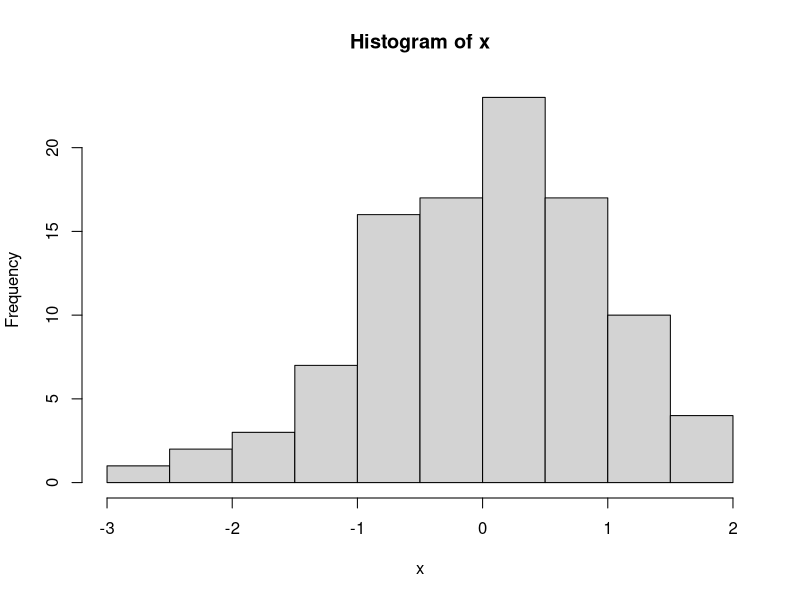
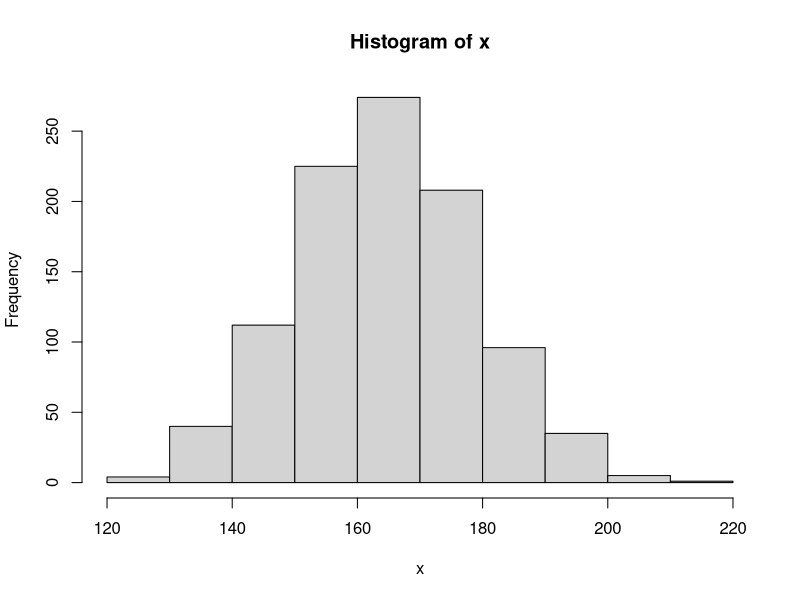
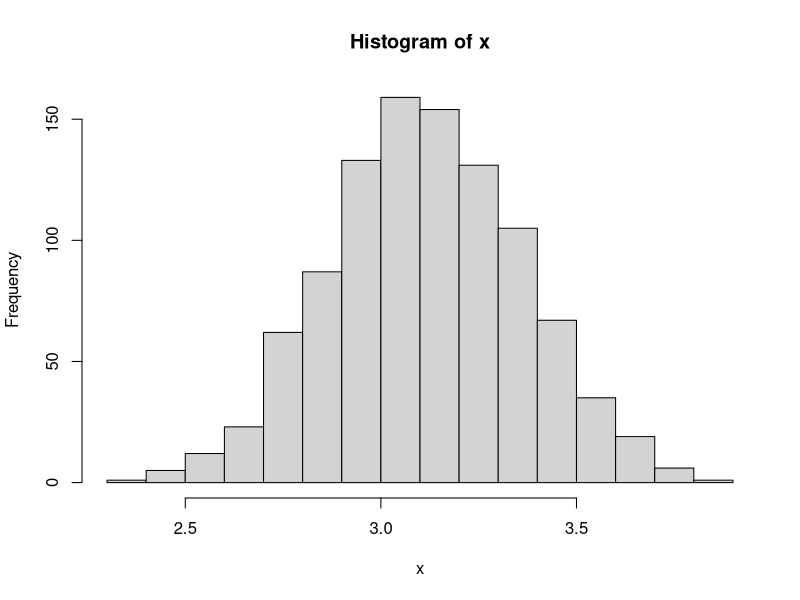

These figures' R source, in order:
x=rnorm(100, 0, 1)
View(x)
hist(x)

pnorm(160, 165, 6)

1-pnorm(180, 165, 6)

pnorm(180, 165, 6)- pnorm(160, 165, 6)
dbinom(2, 5, 0.791462)

pnorm(84, mean=72, sd=15.2, lower.tail = FALSE)
1-pnorm(84, 72, 15.2)

x=rnorm(1000, 165, 15)
View(x)
hist(x)

x=rnorm(1000, 3.12, 0.25)
View(x)
hist(x)

pnorm(150, 165, 6)

1-pnorm(170, 165, 6)

pnorm(180, 165,6) - pnorm(150, 165,6)
dbinom(2, 7, 0.9875807)

pnorm(158, 175, 30) - pnorm(125, 175, 30)

pnorm(150, 175, 30, lower.tail = FALSE)
